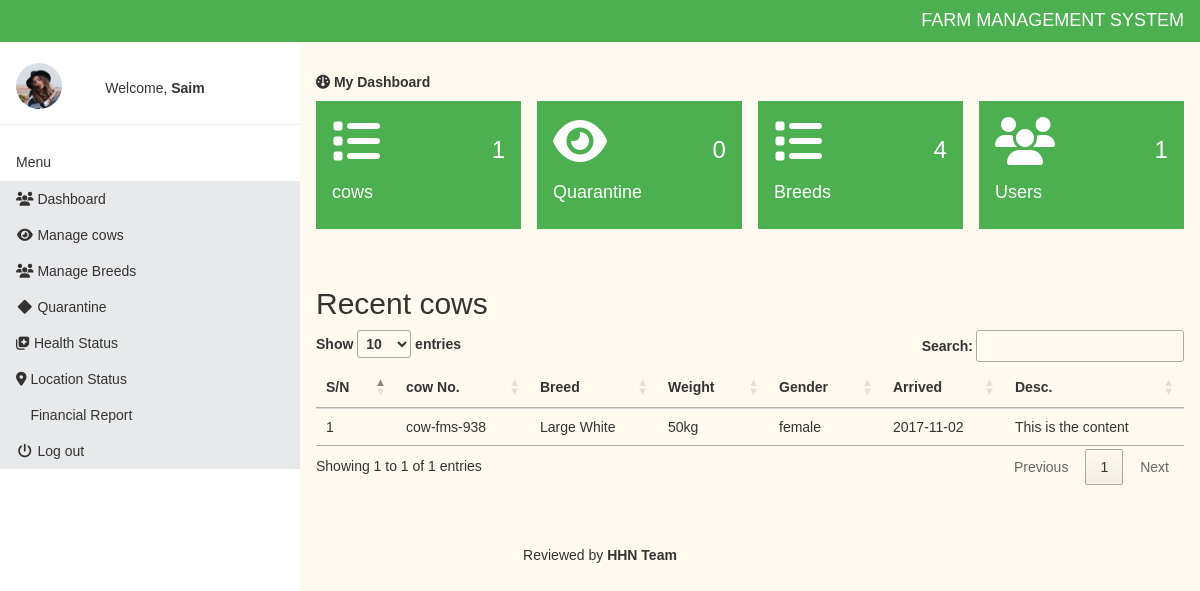
/dashboard.php (signed in), run on the app's committed database.
### tables this page shows
CREATE TABLE IF NOT EXISTS `breed` (
  `id` int(11) NOT NULL AUTO_INCREMENT,
  `name` varchar(255) NOT NULL,
  PRIMARY KEY (`id`)
);

CREATE TABLE IF NOT EXISTS `cows` (
  `id` int(11) NOT NULL AUTO_INCREMENT,
  `cowno` varchar(255) NOT NULL,
  `breed_id` int(11) NOT NULL,
  `weight` varchar(10) NOT NULL,
  `img` varchar(255) NOT NULL,
  `gender` varchar(10) NOT NULL,
  `arrived` varchar(10) NOT NULL,
  `remark` text NOT NULL,
  `health_status` varchar(50) NOT NULL,
  `Temperature` int(50) NOT NULL,
  `locationx` int(11) NOT NULL,
  `locationy` int(11) NOT NULL,
  `location_status` varchar(255) NOT NULL,
  PRIMARY KEY (`id`)
);

### dashboard.php (the view)
<?php include 'setting/system.php'; ?>
<?php include 'theme/head.php'; ?>
<?php include 'theme/sidebar.php'; ?>
<?php
if (isset($_SESSION['id']) && isset($_SESSION['user_name'])) {
 ?>
<div class="w3-main" style="margin-left:300px;margin-top:43px;">
  <header class="w3-container" style="padding-top:22px">
    <h5><b><i class="fa fa-dashboard"></i> My Dashboard</b></h5>
  </header>
 <?php include 'inc/data.php'; ?>
 <div class="w3-container" style="padding-top:22px">
 <div class="w3-row">
 	<h2>Recent cows</h2>
 <div class="table-responsive">
 	<table class="table table-hover" id="table">
 		<thead>
 			<tr>
 				<th>S/N</th>
 				<th>cow No.</th>
 				<th>Breed</th>
 				<th>Weight</th>
 				<th>Gender</th>
 				<th>Arrived</th>
 				<th>Desc.</th>
 			</tr>
 		</thead>
 		<tbody>
 			<?php
               $qpi = $db->query("SELECT * FROM cows ORDER BY id");
               $result = $qpi->fetchAll(PDO::FETCH_OBJ);
               $c = $qpi->rowCount();
               foreach ($result as $j) {
               	 $cowname = $j->cowno;
               	 $b_id = $j->breed_id;
               	 $weight = $j->weight;
               	 $gender = $j->gender;
               	 $remark = $j->remark;
               	 $arr = $j->arrived;
               	 $k = $db->query("SELECT * FROM breed WHERE id = '$b_id' ");
               	 $ks = $k->fetchAll(PDO::FETCH_OBJ);
               	 foreach ($ks as $r) {
               	 	$bname = $r->name;
               	 ?>
                  <tr>
                  	<td>
                  		<?php for ($i=1; $i <= $c ; $i++) {
                  			echo $i;
                  		} ?>
                  	</td>
                  	<td><?php echo $cowname; ?></td>
                  	<td><?php echo $bname; ?></td>
                  	<td><?php echo $weight; ?></td>
                  	<td><?php echo $gender; ?></td>
                  	<td><?php echo $arr; ?></td>
                  	<td><?php echo $remark; ?></td>
                  </tr>
               	 <?php
                 }
              }
 			?>
 		</tbody>
 	</table>
 </div>
 </div>
</div>
</div>
<?php
  }
  else
  {
    header("Location: index.php");
     exit();
  }
  include 'theme/foot.php'; ?>

### theme/head.php (style rules this page uses)
body { font-family: 'arial'; background-color: floralwhite; }

### data on the page
cows: cowno "cow-fms-938", weight "50kg", gender "female", arrived "2017-11-02", remark "This is the content"
breed: name "Large White"

### other printed values
NAME_X "FARM MANAGEMENT SYSTEM"
$_SESSION['user_name'] "Saim"
$pCount "1"
$qCount "0"
$bCount "4"
$uCount "1"
